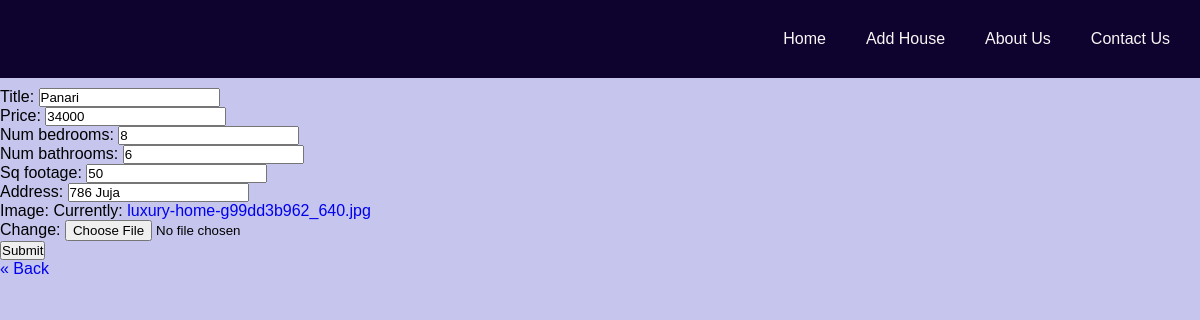
Page /listing/2/edit on the committed database.
### listings/models.py (models this page shows, shortened)
class listing(models.Model):
    title = models.CharField(max_length=150)
    price = models.IntegerField()
    num_bedrooms = models.IntegerField()
    num_bathrooms = models.IntegerField()
    sq_footage = models.IntegerField()
    address = models.CharField(max_length = 100)
    image = models.ImageField(default="")

### listings/views.py (the view)
# urls.py: path("listing/<pk>/edit", listing_update, name="listing_update"),
def listing_update(request, pk):
    Listing = listing.objects.get(id=pk)
    form = ListingForm(instance=Listing)
    if request.method == "POST":
        form = ListingForm(request.POST, files=request.FILES, instance=Listing)
        print(request.POST)
        if form.is_valid():
            form.save()
            return redirect("/")
    context = {
        "form": form,
    }
    return render(request, "listing_update.html", context)

### listings/forms.py
class ListingForm(ModelForm):
    class Meta:
        model = listing
        fields = [
            "title",
            "price",
            "num_bedrooms",
            "num_bathrooms",
            "sq_footage",
            "address",
            "image",
        ]

### templates/listing_update.html (shortened to what this page needs)
{% extends 'base.html' %}
{% block content %}
    <form method="post" enctype="multipart/form-data">
        {{ form.as_p }}
        <button type="submit">Submit</button>
    </form>
    <a href="/" class="back">&laquo; Back</a>
{% endblock content %}

### static/css/style.css (style rules this page uses)
* { margin: 0; padding: 0; }
body { background-color: rgb(197, 197, 238); }
.tm-content a { text-decoration: none; display: inline; }

### rows in the picture
listing: title "Panari", price "34000", num_bedrooms "8", num_bathrooms "6", sq_footage "50", address "786 Juja"
